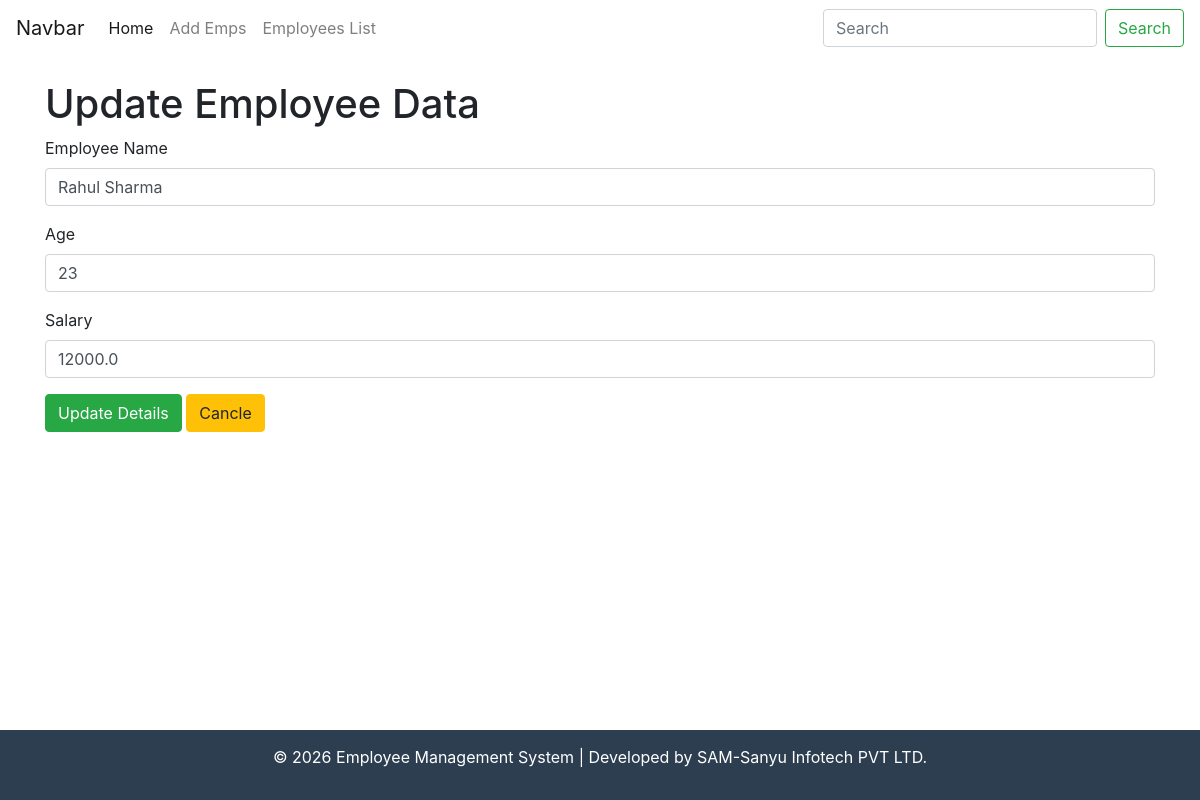
The app's page /update/2/ with its own data.
### dapp/models.py (models this page shows, shortened)
class Employee(models.Model):
    name = models.CharField(max_length=50)
    age = models.IntegerField()
    salary = models.FloatField()
    image = models.ImageField(upload_to='employees/',blank=True, null=True)

### dapp/views.py (the view)
# urls.py: path('update/<int:id>/',views.update_employee, name='update_employee'),
def update_employee(request, id):
    obj = Employee.objects.get(id = id)
    if request.method == "POST":
        obj.name = request.POST.get('emp_name')
        obj.age = int(request.POST.get('emp_age'))
        obj.salary = float(request.POST.get('emp_salary'))
        obj.save()
        return redirect('/list/')
    return render(request, 'update_employee.html', context = {'obj':obj})

### dapp/templates/update_employee.html (shortened to what this page needs)
{% extends 'base.html' %}
{% block body %}
    <h1>Update Employee Data</h1>
    <form method="POST" >
       <div class="form-group">
      <label for="emp_name">Employee Name</label>
      <input
        type="text"
        class="form-control"
        name="emp_name"
        id="emp_name"
        value="{{ obj.name }}"
      />
    </div>
    <div class="form-group">
      <label for="emp_age">Age</label>
      <input type="number" class="form-control" id="emp_age" name="emp_age"  value="{{ obj.age }}"/>
    </div>
    <div class="form-group">
      <label for="emp_salary">Salary</label>
      <input
        type="number"
        class="form-control"
        name="emp_salary"
        id="emp_salary"
        value="{{obj.salary}}"
      />
    </div>
        <button type="submit" class="btn btn-success">Update Details</button></button>
        <a href="/list/"><button type="button" class="btn btn-warning">Cancle</button></a>
    </form>
{% endblock %}

### records on screen
Employee: emp_name "Rahul Sharma", emp_age "23", emp_salary "12000.0"
